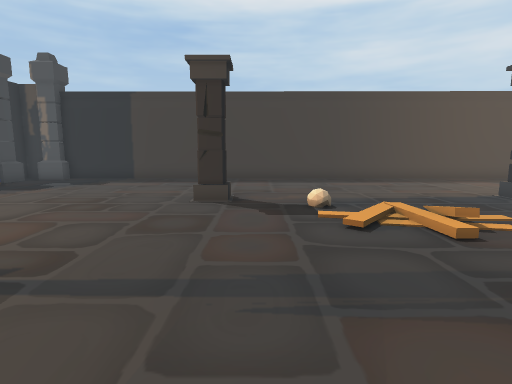
[1] (above)

18 first-person views from a walk through a 3-D level made in the Unity game engine. The camera is 1.5 m above the floor, tilts 8° down and sees 80° across. The floor is counted in squares, 1 m on a side. Each view is taken from the middle of a square. On the plan, view 1 faces up. The plan holds only what a view shows up to about 15 squares ahead; the rest is blank. The place goes on beyond the plan. The player is left out. Some animated figures are left out. Some surface patterns are stand-ins.

[2]
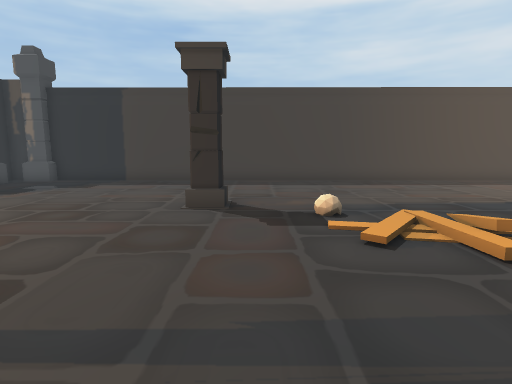

[3]
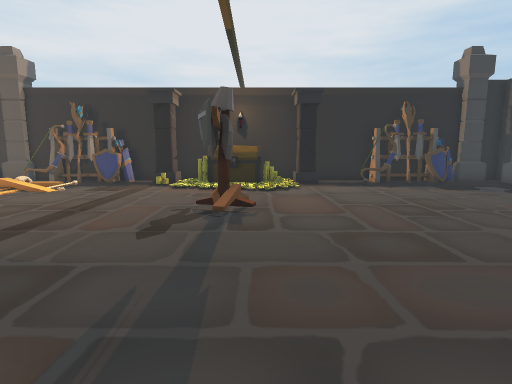

[4]
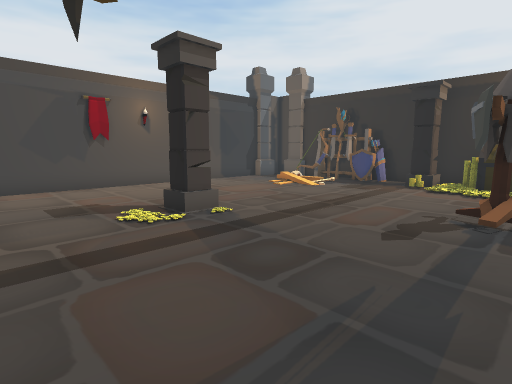

[5]
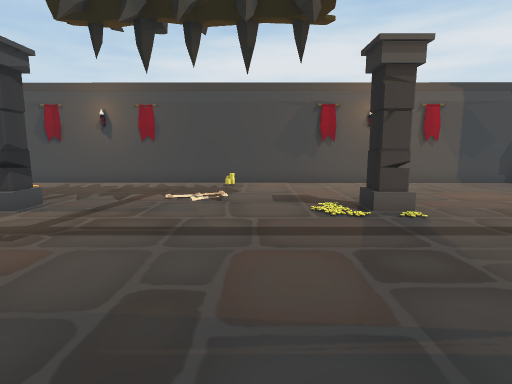

[6]
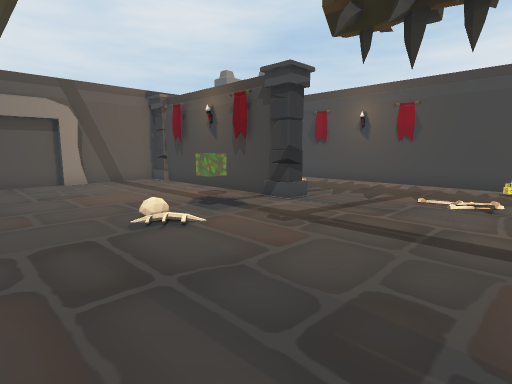

[7]
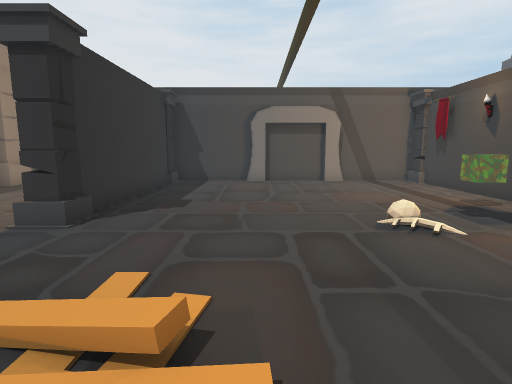

[8]
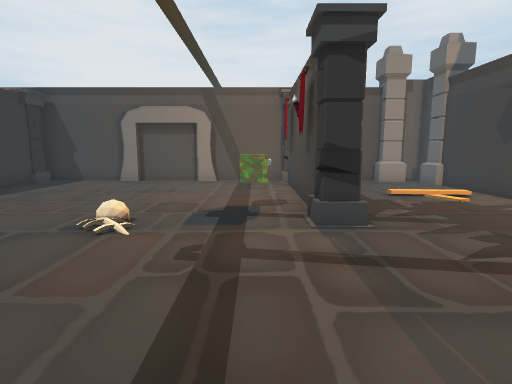

[9]
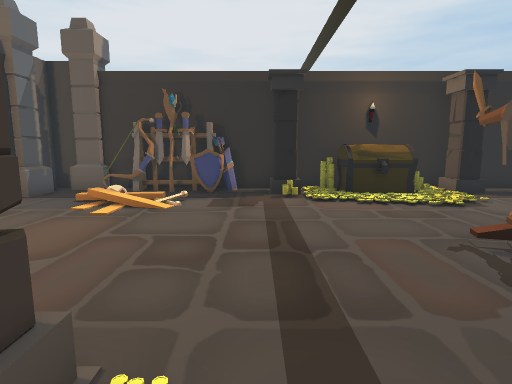

[10]
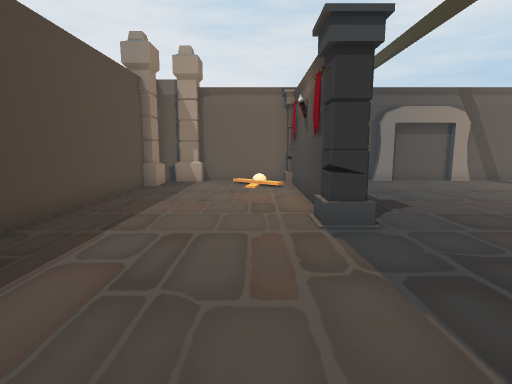

[11]
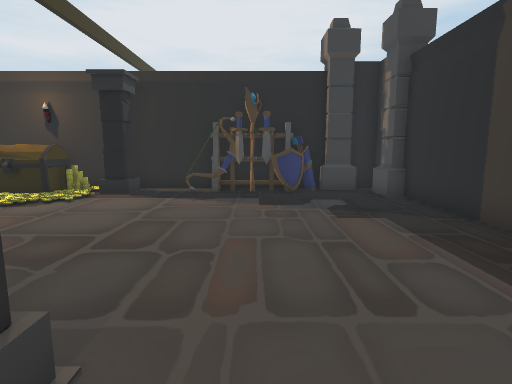

[12]
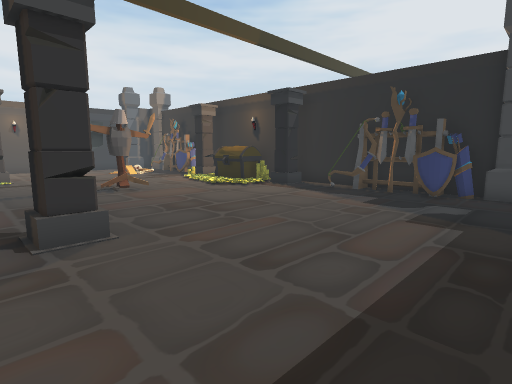

[13]
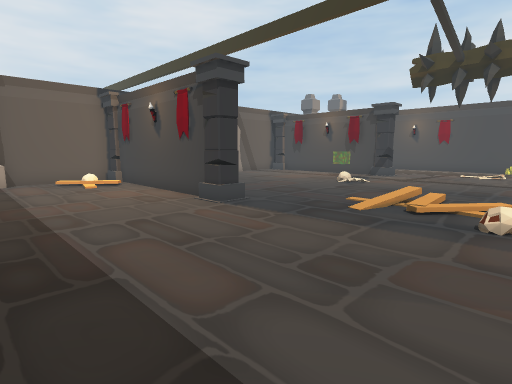

[14]
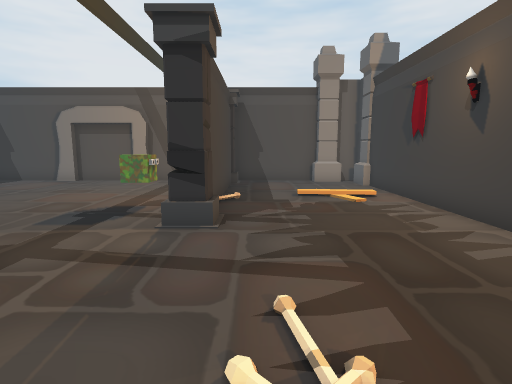

[15]
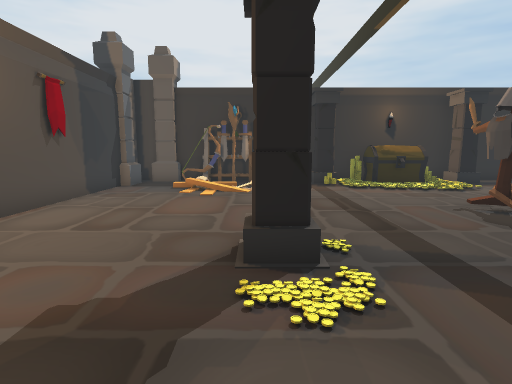

[16]
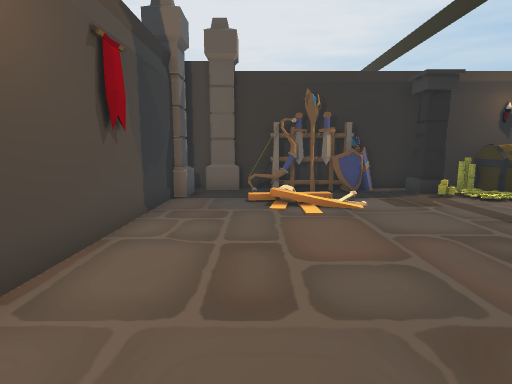

[17]
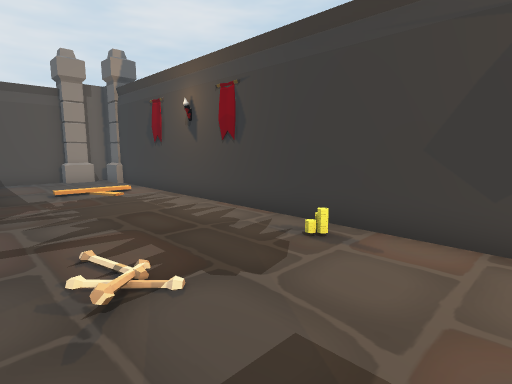

[18]
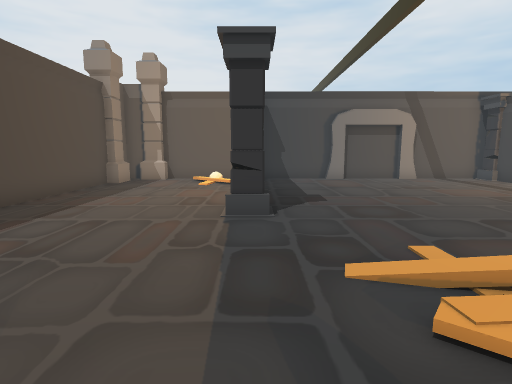

### Floor plan
Key: @ floor where view 1 was taken; # wall or solid block; . main floor; : floor 0.25 m higher than the main floor; / step, stairs or slope; P pillar; C column; S shield; W sword; H chest; B bones; O other object.
Columns run from 12 left of view 1 to 17 right of it. Each row starts with its distance up from view 1.
 16 PPP########################PPP
 15 PPP........................PPP
 14 PP..........................PP
 13 #O...........................#
 12 #S........................../#
 11 #W.........................:.#
 10 #W......................../..#
  9 #OO.......CC........C#######C#
  8 #.............:..............#
  7 #..............//............#
  6 #CC...........///............#
  5 #O//.........................#
  4 #HH//........................#
  3 #HH/...OO....................#
  2 #HH/................O........#
  1 #O//.........................#
  0 #CC.........@................#
 -1 #.....................O......#
 -2 #S.........C........C.......C#
 -3 #W./......CC........C#######C#
 -4 #W. /..........:B............#
 -5 #O  /........................#
 -6 #O./..................../....#
 -7 PP....................../...PP
 -8 PPP...................../...PP
 -9 PPP########################PPP
-10                            P

Where each view was taken, in squares from view 1:
view 1: 0 up, 0 right, facing up
view 2: 1 up, 0 right, facing up
view 3: 4 up, 3 right, facing left
view 4: 4 up, 3 right, facing down-left
view 5: 5 up, 2 right, facing down
view 6: 5 up, 2 right, facing down-right
view 7: 5 up, 2 right, facing right
view 8: 1 down, 2 right, facing right
view 9: 1 down, 0 right, facing left
view 10: 11 up, 2 right, facing right
view 11: 11 up, 0 right, facing left
view 12: 15 up, 0 right, facing down-left
view 13: 15 up, 1 right, facing down-right
view 14: 4 down, 2 right, facing right
view 15: 3 down, 3 right, facing left
view 16: 6 down, 0 right, facing left
view 17: 3 down, 0 right, facing down-right
view 18: 9 up, 1 right, facing right
